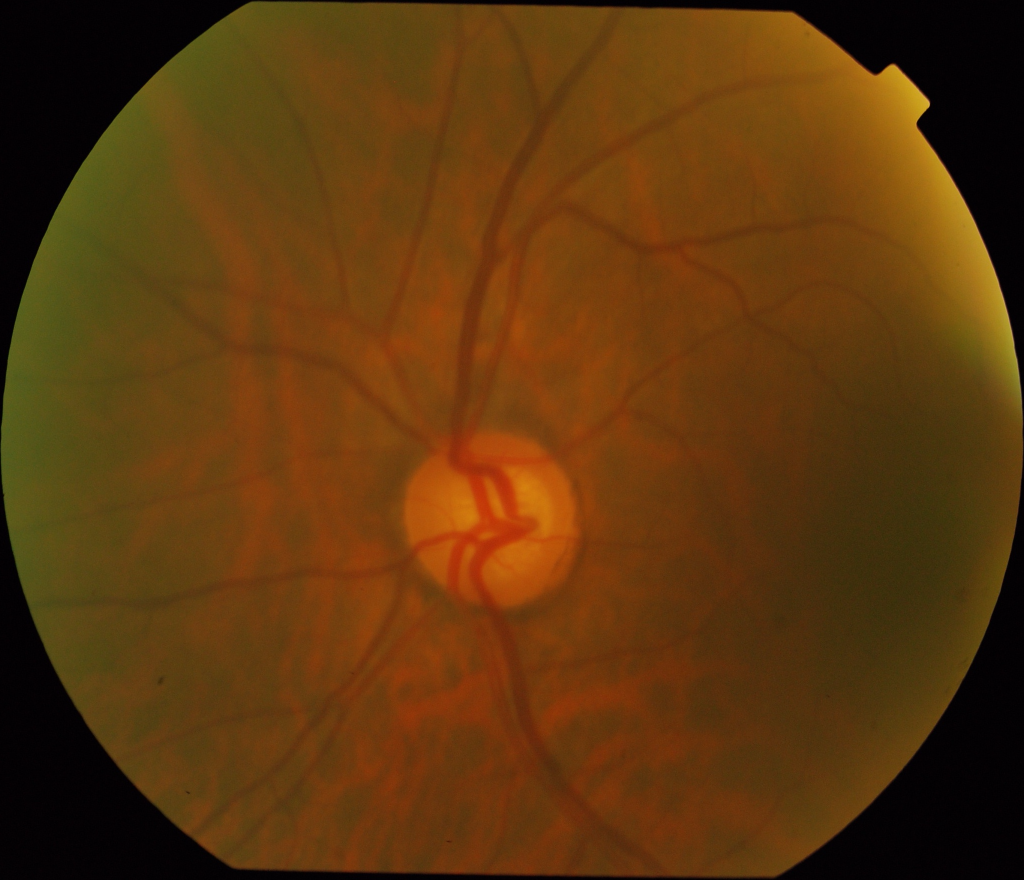
#> input picture Images/training/drishtiGS_037.png, 2048 x 1760 px (shown at 1/2 size)
$ python hist_match.py
#> lines starting #> are read from the running program, lines starting #| are printed output that depends on the picture; after the words box and inside, x2 and y2 are one past the last pixel; in counts of white or black regions, pixels touching at a corner belong together
import cv2
import numpy as np
from matplotlib import pyplot as plt
from skimage import exposure

# Function for histogram matching
def histogram_matching(source, template):
    matched = exposure.match_histograms(source, template, channel_axis=None)
    return matched

# Read reference image and input image
reference_image_path = 'Images/training/drishtiGS_037.png'
fundus_image_path = 'Images/training/drishtiGS_017.png'

# Load the images
reference_image = cv2.imread(reference_image_path)
#> reference_image is the input picture: shape (1760, 2048, 3); mean B, G, R 13.3, 54.7, 92.9
fundus_image = cv2.imread(fundus_image_path)
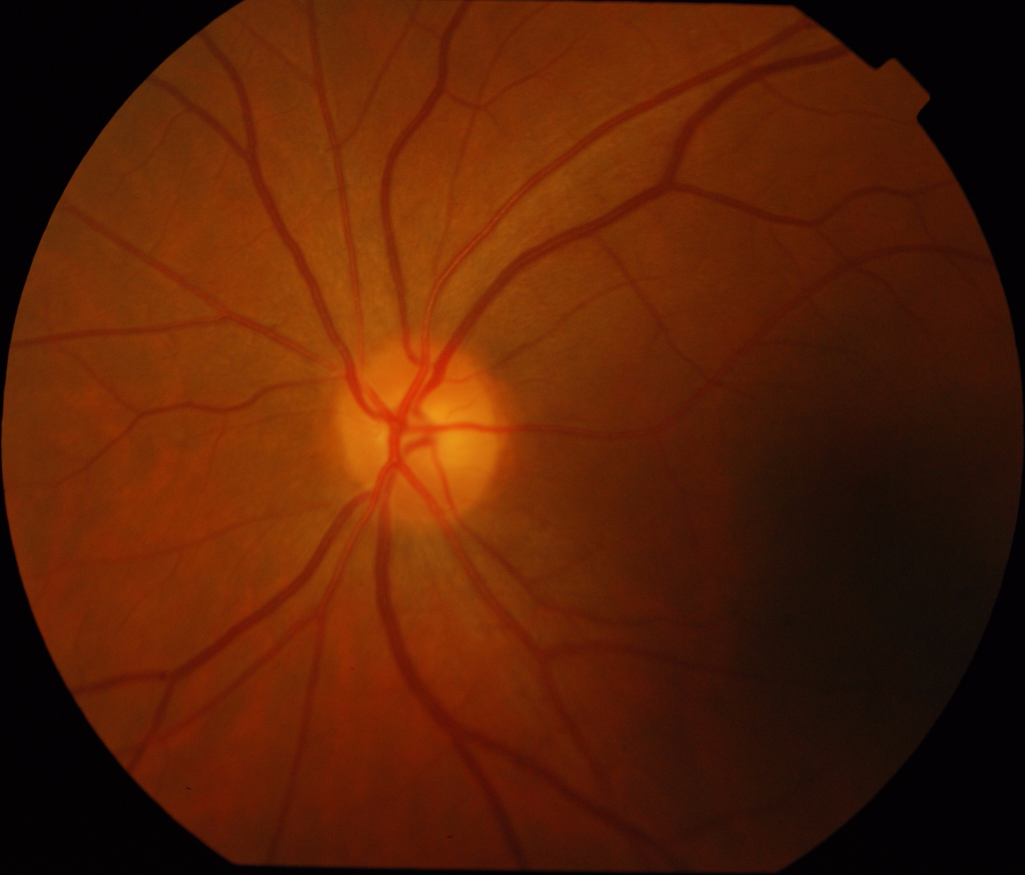
#> input picture Images/training/drishtiGS_017.png, 2049 x 1750 px (shown at 1/2 size)
#> fundus_image is the input picture: shape (1750, 2049, 3); mean B, G, R 5.7, 32.3, 88.1

# Convert images to grayscale
gray_reference = cv2.cvtColor(reference_image, cv2.COLOR_BGR2GRAY)
gray_image = cv2.cvtColor(fundus_image, cv2.COLOR_BGR2GRAY)
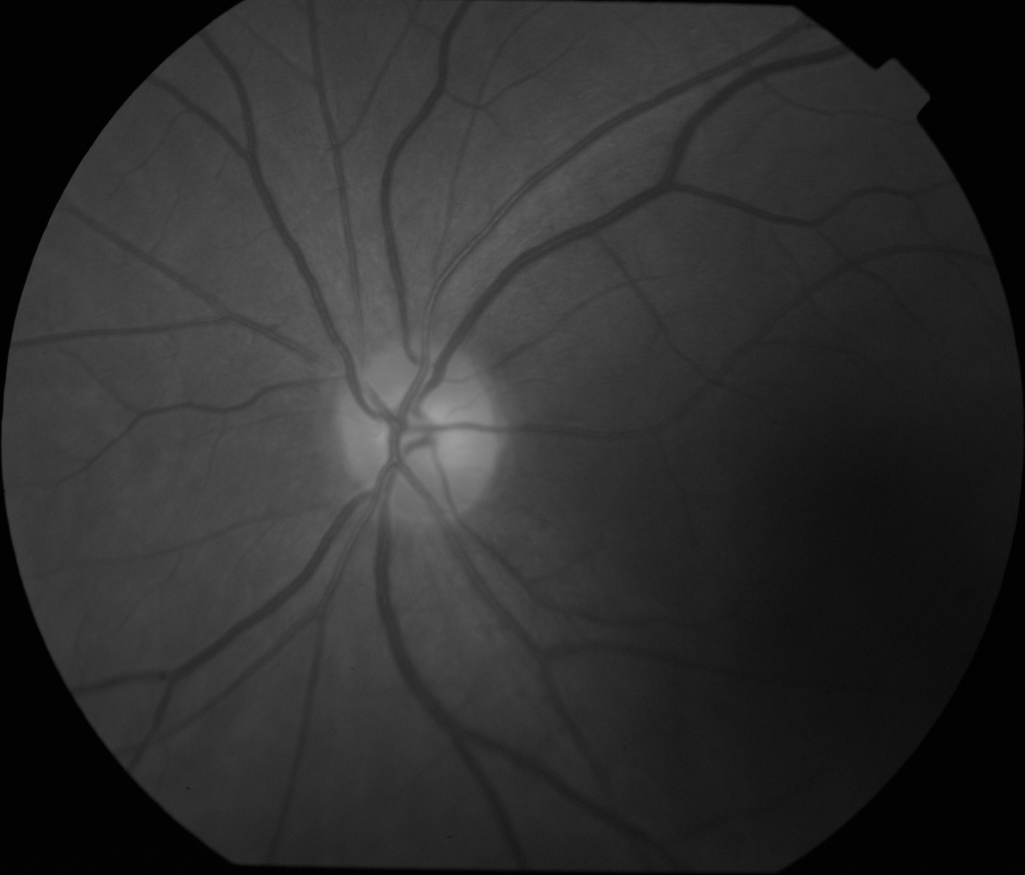
#> gray_image: shape (1750, 2049) (shown at 1/2 size); min 0, max 159, mean 46

# Perform histogram matching
matched_image = histogram_matching(gray_image, gray_reference)
#> in histogram_matching, `matched = exposure.match_histograms(source, template, channel_axis=None)`:
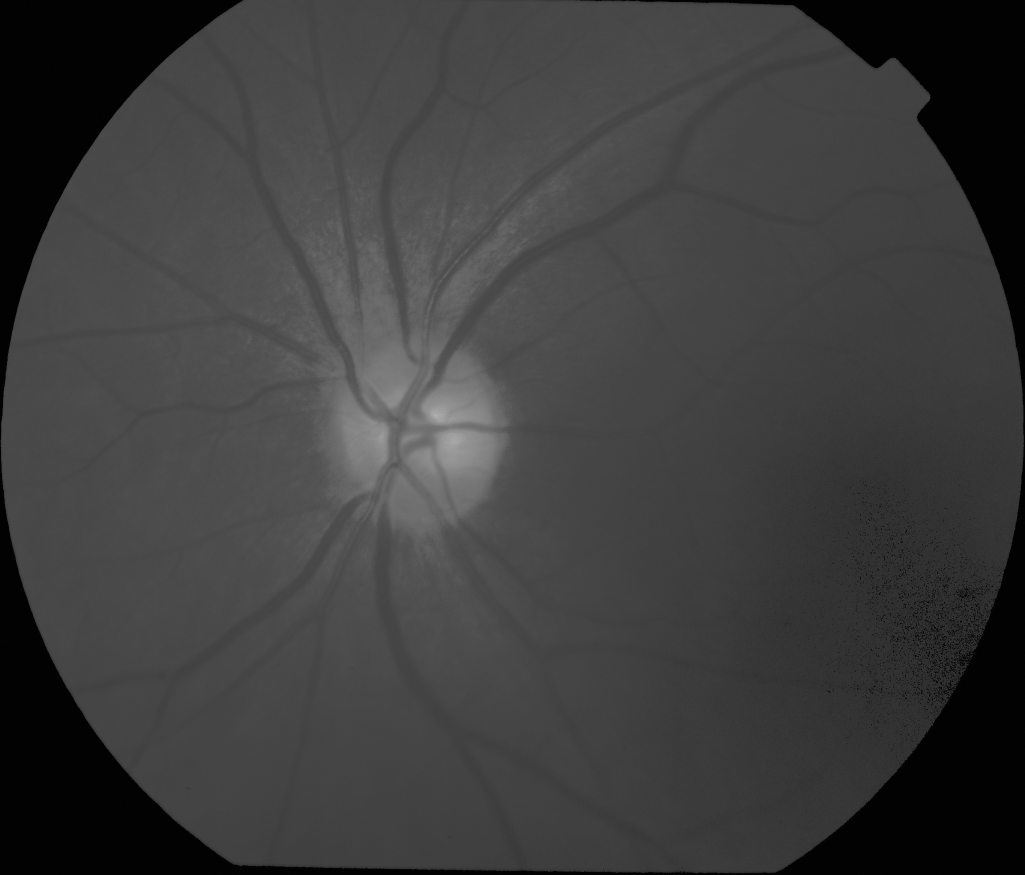
#> matched: shape (1750, 2049) float64 (shown at 1/2 size); min 0.0249, max 179, mean 61.3

#Batas Matching

# Get the dimensions of the image
height, width, _ = fundus_image.shape
#> height = 1750; width = 2049

# Crop the image along the y-axis from 700 to 1400
# Taking the entire width for x-axis
fundus_cropped = matched_image[550:1300, 0:width]
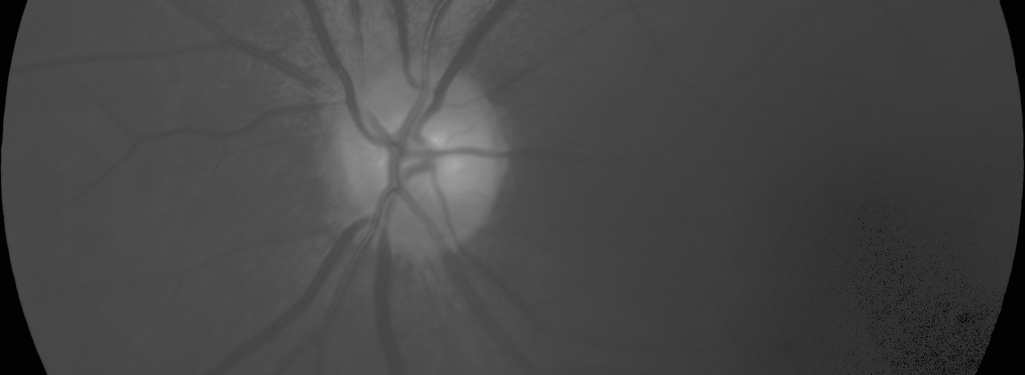
#> fundus_cropped: shape (750, 2049) float64 (shown at 1/2 size); min 0.0249, max 179, mean 71.4

# Apply thresholding
_, binary_image = cv2.threshold(fundus_cropped, 100, 255, cv2.THRESH_BINARY)
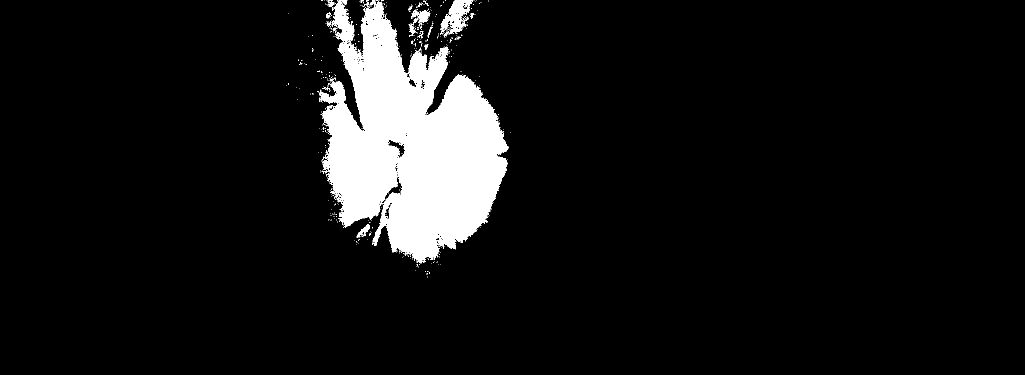
#> binary_image: shape (750, 2049) float64 (shown at 1/2 size); 7.8% white; 414 white regions (393 under 20 px), largest, box (x1, y1, x2, y2) and area: (637, 0, 1018, 527) 115317, (880, 0, 944, 69) 2069, (822, 19, 860, 46) 498

# Perform morphological closing
kernel_open = np.ones((20, 20), np.uint8)
opened_image=cv2.morphologyEx(binary_image, cv2.MORPH_OPEN, kernel_open)
#> opened_image: shape (750, 2049) float64; 6.5% white; 3 white regions, box (x1, y1, x2, y2) and area: (662, 40, 1013, 515) 97540, (821, 117, 846, 161) 1034, (857, 129, 884, 169) 995
kernel_close = np.ones((100,100),np.uint8)
closed_image = cv2.morphologyEx(opened_image, cv2.MORPH_CLOSE, kernel_close)
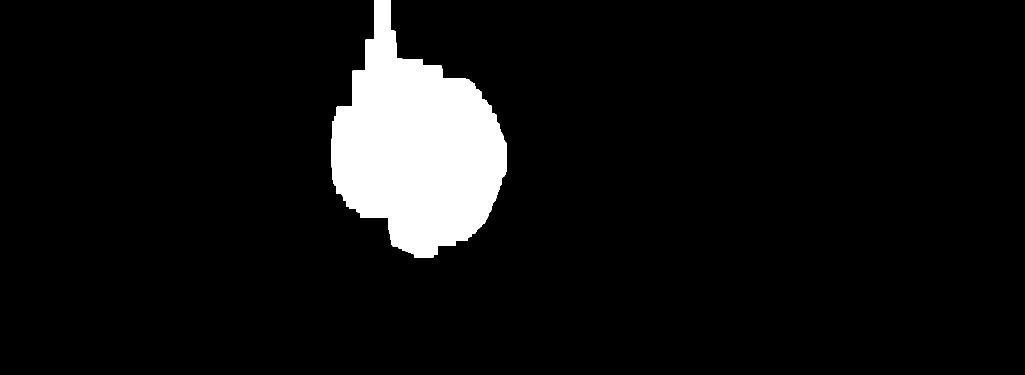
#> closed_image: shape (750, 2049) float64 (shown at 1/2 size); 7.1% white; 1 white region, box (x1, y1, x2, y2) and area: (663, 0, 1014, 516) 109179

# Convert closed_image to grayscale if it's not already in grayscale
if len(closed_image.shape) > 2:
    closed_image_gray = cv2.cvtColor(closed_image, cv2.COLOR_BGR2GRAY)
else:
    closed_image_gray = closed_image

# Ensure the image is in the correct format (CV_8UC1)
closed_image_uint8 = np.uint8(closed_image_gray)
#> closed_image_uint8: shape (750, 2049); 7.1% white; 1 white region

# Find contours
contours, _ = cv2.findContours(closed_image_uint8, cv2.RETR_EXTERNAL, cv2.CHAIN_APPROX_SIMPLE)
#> contours = 1 contour; box (x1, y1, x2, y2) and area: (663, 0, 1014, 516) 108382

# Check if any contours were found
if not contours:
    raise ValueError("No contours found in the image")

# Get the largest contour
largest_contour = max(contours, key=cv2.contourArea)
#> largest_contour = contour of 291 points, box (x1, y1, x2, y2) (663, 0, 1014, 516), area 108382

# Get the bounding rectangle of the largest contour
x, y, w, h = cv2.boundingRect(largest_contour)
#> x = 663; y = 0; w = 351; h = 516

# Ensure the crop area is within the image bounds
y1, y2 = max(0, y-30), min(fundus_cropped.shape[0], y+h+30)
#> y1 = 0; y2 = 546
x1, x2 = max(0, x-30), min(fundus_cropped.shape[1], x+w+30)
#> x1 = 633; x2 = 1044

# Crop the image to the bounding rectangle
optic_disc_cropped = fundus_cropped[y1:y2, x1:x2]
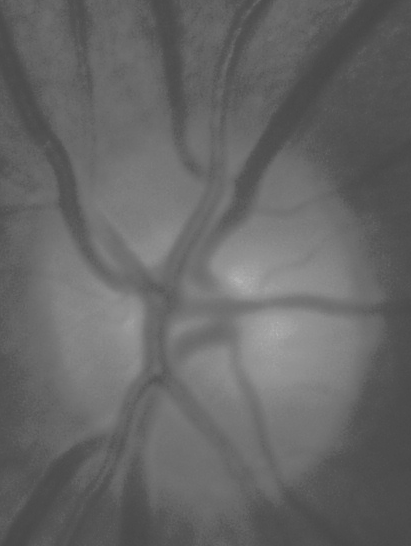
#> optic_disc_cropped: shape (546, 411) float64; min 70.28, max 179, mean 103

# Draw the contours on the original image
contour_image = fundus_cropped.copy()
cv2.drawContours(contour_image, [largest_contour], -1, (0, 255, 0), 2)

# Create a subplot with 3 rows and 2 columns
plt.figure(figsize=(12, 10))

# Plot the original image
plt.subplot(2, 3, 1)
plt.imshow(gray_image, cmap='gray')
plt.title('Gray Image')

# Plot the gray image
plt.subplot(2, 3, 2)
plt.imshow(matched_image, cmap='gray')
plt.title('Matched Image')

# Plot the binary image
plt.subplot(2, 3, 3)
plt.imshow(binary_image, cmap='gray')
plt.title('Binary Image')

# Plot the closed image
plt.subplot(2, 3, 4)
plt.imshow(closed_image, cmap='gray')
plt.title('Closed Image')

# Add these lines after drawing contours and cropping images

# Plot the contours image
plt.subplot(2, 3, 5)
plt.imshow(contour_image)#cv2.cvtColor(contour_image, cv2.COLOR_BGR2RGB))
plt.title('Contours Image')

# Plot the cropped image
plt.subplot(2, 3, 6)
plt.imshow(optic_disc_cropped, cmap='gray')
plt.title('Cropped Image')

plt.tight_layout()
plt.show()
